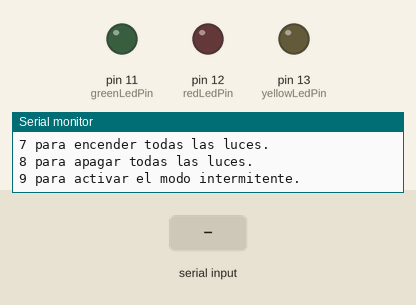
This sketch was run on a simulated Arduino Uno, built with avr-gcc and run on an emulated ATmega328P. On the bench: output pins drawn as LEDs (lit = HIGH), the last lines printed to the serial monitor. The test bench sets the inputs (shaded band).

Above: at 1.4 s.
1.5 s: "1\n" received over Serial
At 2.5 s:
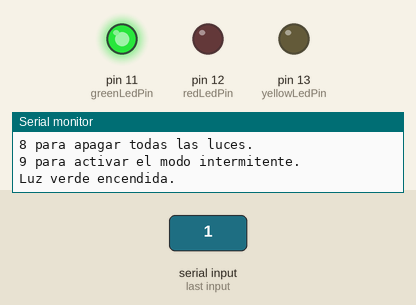
3.0 s: "3\n" received over Serial
At 3.6 s:
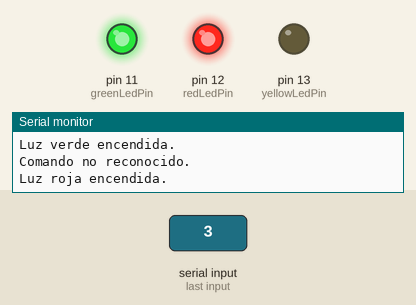
4.5 s: "2\n" received over Serial
At 4.8 s:
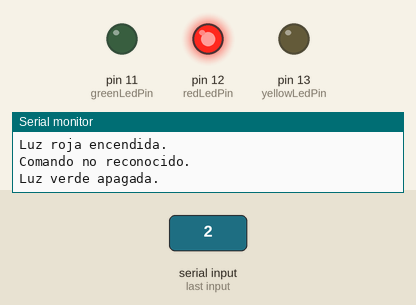
6.0 s: "5\n" received over Serial
At 7.1 s:
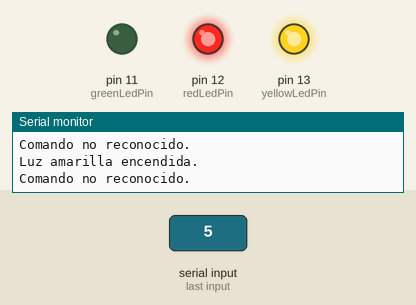
7.5 s: "4\n" received over Serial
At 8.3 s:
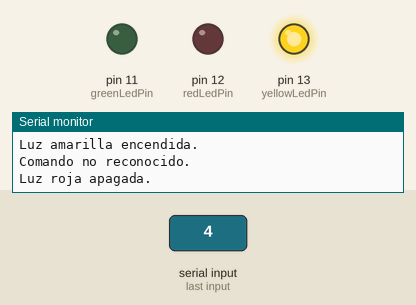
9.0 s: "1\n" received over Serial
At 9.4 s:
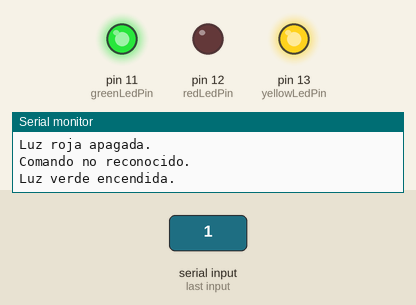
Timing chart, 0 to 11.5 s (numbered marks = the images above; inputs shaded):
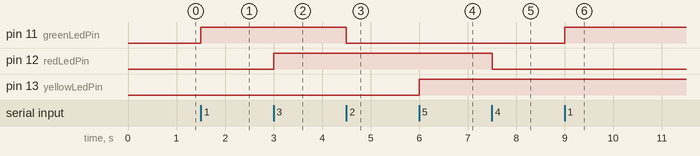

The sketch:

smashing_wluff_maimu1__1_.ino
```cpp
// Definir los pines para los LEDs
const int greenLedPin = 11;
const int redLedPin = 12;
const int yellowLedPin = 13;

// Definir el estado de parpadeo
bool blinking = false;

void setup() {
  // Configurar los pines de los LEDs como salida
  pinMode(greenLedPin, OUTPUT);
  pinMode(redLedPin, OUTPUT);
  pinMode(yellowLedPin, OUTPUT);

  // Iniciar la comunicación serial a 9600 bps
  Serial.begin(9600);

  // Mensaje inicial
  Serial.println("Control de luces iniciado.");
  Serial.println("Presiona:");
  Serial.println("1 para encender la luz verde.");
  Serial.println("2 para apagar la luz verde.");
  Serial.println("3 para encender la luz roja.");
  Serial.println("4 para apagar la luz roja.");
  Serial.println("5 para encender la luz amarilla.");
  Serial.println("6 para apagar la luz amarilla.");
  Serial.println("7 para encender todas las luces.");
  Serial.println("8 para apagar todas las luces.");
  Serial.println("9 para activar el modo intermitente.");
}

void loop() {
  // Comprobar si hay datos disponibles en la entrada serial
  if (Serial.available() > 0) {
    // Leer la entrada como un número entero
    int command = Serial.parseInt();

    // Ejecutar la acción correspondiente al comando
    switch (command) {
      case 1:
        controlLight(greenLedPin, HIGH, "verde encendida.");
        break;
      case 2:
        controlLight(greenLedPin, LOW, "verde apagada.");
        break;
      case 3:
        controlLight(redLedPin, HIGH, "roja encendida.");
        break;
      case 4:
        controlLight(redLedPin, LOW, "roja apagada.");
        break;
      case 5:
        controlLight(yellowLedPin, HIGH, "amarilla encendida.");
        break;
      case 6:
        controlLight(yellowLedPin, LOW, "amarilla apagada.");
        break;
      case 7:
        controlAllLights(HIGH, "Todas las luces encendidas.");
        break;
      case 8:
        controlAllLights(LOW, "Todas las luces apagadas.");
        break;
      case 9:
        blinking = !blinking;
        if (blinking) {
          Serial.println("Modo intermitente activado.");
        } else {
          Serial.println("Modo intermitente desactivado.");
        }
        break;
      default:
        Serial.println("Comando no reconocido.");
    }
  }

  // Modo intermitente
  if (blinking) {
    controlAllLights(HIGH, "");
    delay(500);
    controlAllLights(LOW, "");
    delay(500);
  }
}

// Función para controlar una luz específica
void controlLight(int ledPin, int state, String message) {
  digitalWrite(ledPin, state);
  Serial.println("Luz " + message);
}

// Función para controlar todas las luces a la vez
void controlAllLights(int state, String message) {
  digitalWrite(greenLedPin, state);
  digitalWrite(redLedPin, state);
  digitalWrite(yellowLedPin, state);
  if (message != "") {
    Serial.println(message);
  }
}
```

Measured:
- after the input at 1.5 s, pin 11 (greenLedPin): LOW → HIGH at once
- after the input at 3.0 s, pin 12 (redLedPin): LOW → HIGH at once
- after the input at 4.5 s, pin 11 (greenLedPin): HIGH → LOW at once
- after the input at 6.0 s, pin 13 (yellowLedPin): LOW → HIGH at once
- after the input at 7.5 s, pin 12 (redLedPin): HIGH → LOW at once
- after the input at 9.0 s, pin 11 (greenLedPin): LOW → HIGH at once
